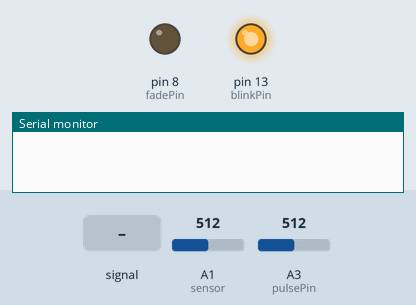
This sketch was run on a simulated Arduino Uno, built with avr-gcc and run on an emulated ATmega328P. On the bench: output pins drawn as LEDs (lit = HIGH), the last lines printed to the serial monitor. Inputs (shaded band) come from the test bench; at power-on: A3 (pulsePin) = 512, A1 (sensor) = 512.

Above: at 1.2 s.
1.3 s: A3 (pulsePin) fed a 2 Hz sine of ±306 counts around its level
At 1.95 s:
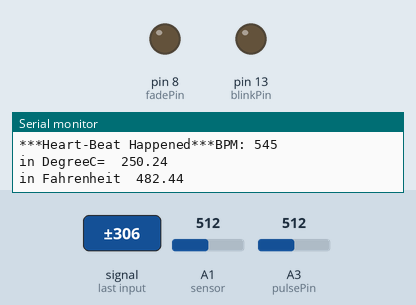
4.3 s: A3 (pulsePin) set to 716
5.8 s: A3 (pulsePin) set to 262
At 6.4 s:
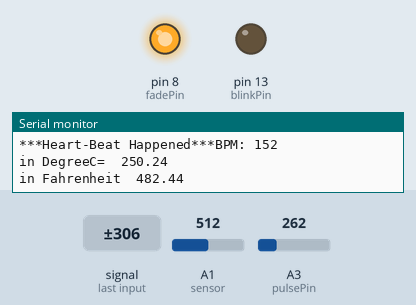
8.8 s: A3 (pulsePin) set to 232
At 10.0 s:
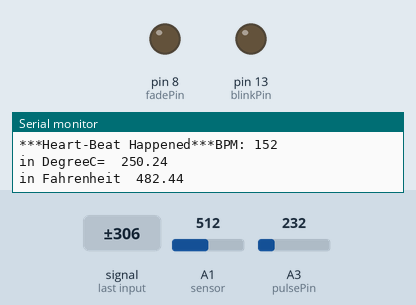
10.3 s: A3 (pulsePin) set to 260
At 11.4 s:
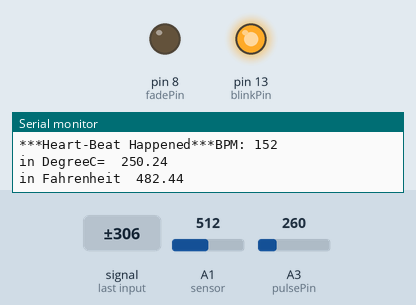
Timing chart, 0 to 12.8 s (numbered marks = the images above; inputs shaded):
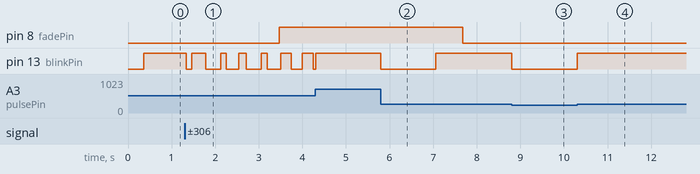

Measured:
- the behaviour switches between 251 and 250 on A3 (pulsePin) (found by bisection; images 2 and 3)
- after the input at 1.3 s, pin 8 (fadePin): LOW → HIGH after 2.2 s; pin 13 (blinkPin): HIGH → LOW at once, → HIGH 0.13 s later, → LOW 0.32 s later, → HIGH 0.34 s later, … (13 changes in this stretch)
- after the input at 5.8 s, pin 13 (blinkPin): HIGH → LOW at once, → HIGH 1.3 s later
- after the input at 8.8 s, pin 13 (blinkPin): HIGH → LOW at once
- after the input at 10.3 s, pin 13 (blinkPin): LOW → HIGH at once

The sketch:

bodytemp_heartrate.ino
```cpp
 // Note this code is cited in the citation document attached with this assignment
 // This is a modification of that code

 #include <LiquidCrystal.h>

// Variables
int pulsePin = A3; // Pulse Sensor purple wire connected to analog pin 0
int blinkPin = 13; // pin to blink led at each beat
int fadePin = 8; // pin to do fancy classy fading blink at each beat
int fadeRate = 0; // used to fade LED on with PWM on fadePin
const int sensor=A1; // Assigning analog pin A1 to variable ‘sensor’
float tempc; //variable to store temperature in degree Celsius
float tempf; //variable to store temperature in Fahreinheit
float vout; //temporary variable to hold sensor readingx
LiquidCrystal lcd(7,6,2,3,4,5);  // Volatile Variables. It's also used in interrupt service routine
volatile int BPM; // int that holds raw Analog in 0. updated every 2mS
volatile int Signal; // holds the incoming raw data
volatile int IBI = 600; // int that holds the time interval between beats! Mustbe seeded!
volatile boolean Pulse = false; // “True” when User’s live heartbeat is detected. “False” when not a “live beat”.
volatile boolean QS = false; // becomes true when Arduoino finds a beat.
static boolean serialVisual = true; // Set to ‘false’ by Default. Re-set to ‘true’ to see Arduino Serial Monitor ASCII Visual Pulse
volatile int rate[10]; // array to hold last ten IBI values
volatile unsigned long sampleCounter = 0; // used to determine pulse timing
volatile unsigned long lastBeatTime = 0; // used to find IBI
volatile int P = 250; // used to find peak in pulse wave, seeded
volatile int T = 250; // used to find trough in pulse wave, seeded
volatile int thresh = 250; // used to find instant moment of heart beat, seeded
volatile int amp = 50; // used to hold amplitude of pulse waveform, seeded
volatile boolean firstBeat = true; // used to seed rate array so we startup with reasonable BPM
volatile boolean secondBeat = false; // used to seed rate array so we startup with reasonable BPM

void setup()
{

    pinMode(blinkPin,OUTPUT); // pin that will blink to your heartbeat!
    pinMode(fadePin,OUTPUT); // pin that will fade to your heartbeat!
    Serial.begin(115200); // we agree to talk fast!
    interruptSetup(); // sets up to read Pulse Sensor signal every 2mS

    pinMode(sensor,INPUT); // Configuring pin A1 as input
}


// Where the Magic Happens
void loop()
{
    serialOutput();
    if (QS == true) { // A Heartbeat Was Found
    // BPM and IBI have been Determined
    // Quantified Self “QS” true when arduino finds a heartbeat

    fadeRate = 255; // Makes the LED Fade Effect Happen, Set ‘fadeRate’ Variable to 255 to fade LED with pulse
    serialOutputWhenBeatHappens(); // A Beat Happened, Output that to serial.
    QS = false; // reset the Quantified Self flag for next time
    vout=analogRead(sensor);
    vout=(vout*500)/1023;
    tempc=vout; // Storing value in Degree Celsius
    tempf=(vout*1.8)+32; // Converting to Fahrenheit
    Serial.print("in DegreeC=");
    Serial.print("\t");
    Serial.print(tempc);
    Serial.println();
    Serial.print("in Fahrenheit");
    Serial.print("\t");
    Serial.print(tempf);
    Serial.println();
    lcd.print("temp in c:");
    lcd.print(tempc, 1);
    delay(2000); //Delay of 1 second for ease of viewing

    }

    ledFadeToBeat(); // Makes the LED Fade Effect Happen
    delay(20); // take a break
}
void ledFadeToBeat()
{
    fadeRate -= 15; // set LED fade value
    fadeRate = constrain(fadeRate,0,255); // keep LED fade value from going into negative numbers!
    analogWrite(fadePin,fadeRate); // fade LED
}

// interrupt scheduler
void interruptSetup()
{
    // Initializes Timer2 to throw an interrupt every 2mS.
    TCCR2A = 0x02; // DISABLE PWM ON DIGITAL PINS 3 AND 11, AND GO INTO CTC MODE
    TCCR2B = 0x06; // DON’T FORCE COMPARE, 256 PRESCALER
    OCR2A = 0X7C; // SET THE TOP OF THE COUNT TO 124 FOR 500Hz SAMPLE RATE
    TIMSK2 = 0x02; // ENABLE INTERRUPT ON MATCH BETWEEN TIMER2 AND OCR2A
    sei(); // MAKE SURE GLOBAL INTERRUPTS ARE ENABLED
}
void serialOutput()
{ // Decide How To Output Serial.
    if (serialVisual == true) {
      arduinoSerialMonitorVisual("-", Signal); // goes to function that makes Serial Monitor Visualizer
    }
    else{
      sendDataToSerial("S", Signal); // goes to sendDataToSerial function
    }
}

// prints to the serial when a heartbeat occurs
void serialOutputWhenBeatHappens()
{
  if (serialVisual == true) // Code to Make the Serial Monitor Visualizer Work
  {
      Serial.print("***Heart-Beat Happened***");
      Serial.print("BPM: ");
      Serial.println(BPM);
      lcd.clear();
      lcd.print("BPM: ");
      lcd.print(BPM);
  }
  else
  {
      sendDataToSerial('B',BPM); // send heart rate with a ‘B’ prefix
      sendDataToSerial('Q',IBI); // send time between beats with a ‘Q’ prefix
  }
}
void arduinoSerialMonitorVisual(char symbol, int data )
{
    const int sensorMin = 0; // sensor minimum
    const int sensorMax = 1024; // sensor maximum
    int sensorReading = data; // map the sensor range to a range of 12 options:
    int range = map(sensorReading, sensorMin, sensorMax, 0, 11);

}


void sendDataToSerial(char symbol, int data )
{
    Serial.print(symbol);
    Serial.println(data);
    }
    ISR(TIMER2_COMPA_vect) {//triggered when Timer2 counts to 124
    cli(); // disable interrupts while we do this
    Signal = analogRead(pulsePin); // read the Pulse Sensor
    sampleCounter += 2; // keep track of the time in mS with this variable
    int N = sampleCounter - lastBeatTime; // monitor the time since the last beat to avoid noise
    // find the peak and trough of the pulse wave
    if(Signal < thresh && N > (IBI/5)*3) // avoid dichrotic noise by waiting 3/5 of last IBI
    {
    if (Signal < T) // T is the trough
    {
    T = Signal; // keep track of lowest point in pulse wave
    }}

    if(Signal > thresh && Signal > P)
    { // thresh condition helps avoid noise
    P = Signal; // P is the peak
    } // keep track of highest point in pulse wave

    // NOW IT’S TIME TO LOOK FOR THE HEART BEAT
    // signal surges up in value every time there is a pulse
    if (N > 250)
    { // avoid high frequency noise
    if ( (Signal > thresh) && (Pulse == false) && (N > (IBI/5)*3) )
    {
    Pulse = true; // set the Pulse flag when we think there is a pulse
    digitalWrite(blinkPin,HIGH); // turn on pin 13 LED
    IBI = sampleCounter - lastBeatTime; // measure time between beats in mS
    lastBeatTime = sampleCounter; // keep track of time for next pulse
    if(secondBeat)
    { // if this is the second beat, if secondBeat == TRUE
    secondBeat = false; // clear secondBeat flag
    for(int i=0; i<=9; i++) // seed the running total to get a realisitic BPM at startup
    {
    rate[i] = IBI;
    }
    }
    if(firstBeat) // if it’s the first time we found a beat, if firstBeat == TRUE
    {
    firstBeat = false; // clear firstBeat flagsecondBeat = true; // set the second beat flag
    sei(); // enable interrupts again
    return; // IBI value is unreliable so discard it
    }
    // keep a running total of the last 10 IBI values
    word runningTotal = 0; // clear the runningTotal variable
    for(int i=0; i<=8; i++)
    { // shift data in the rate array
    rate[i] = rate[i+1]; // and drop the oldest IBI value
    runningTotal += rate[i]; // add up the 9 oldest IBI values
    }
    rate[9] = IBI; // add the latest IBI to the rate array
    runningTotal += rate[9]; // add the latest IBI to runningTotal
    runningTotal /= 10; // average the last 10 IBI values
    BPM = 60000/runningTotal; // how many beats can fit into a minute? that’s BPM!
    QS = true; // set Quantified Self flag
    // QS FLAG IS NOT CLEARED INSIDE THIS ISR
    }
    }
    if (Signal < thresh && Pulse == true)
    { // when the values are going down, the beat is over

    digitalWrite(blinkPin,LOW); // turn off pin 13 LED
    Pulse = false; // reset the Pulse flag so we can do it again
    amp = P - T; // get amplitude of the pulse wave
    thresh = amp/2 + T; // set thresh at 50% of the amplitude
    P = thresh; // reset these for next time
    T = thresh;

    }
    if (N > 2500)
    { // if 2.5 seconds go by without a beat
    thresh = 250; // set thresh default
    P = 250; // set P default
    T = 250; // set T default
    lastBeatTime = sampleCounter; // bring the lastBeatTime up to date
    firstBeat = true; // set these to avoid noise
    secondBeat = false; // when we get the heartbeat back
    }
    sei(); // enable interrupts when youre done!

}// end isr
```
